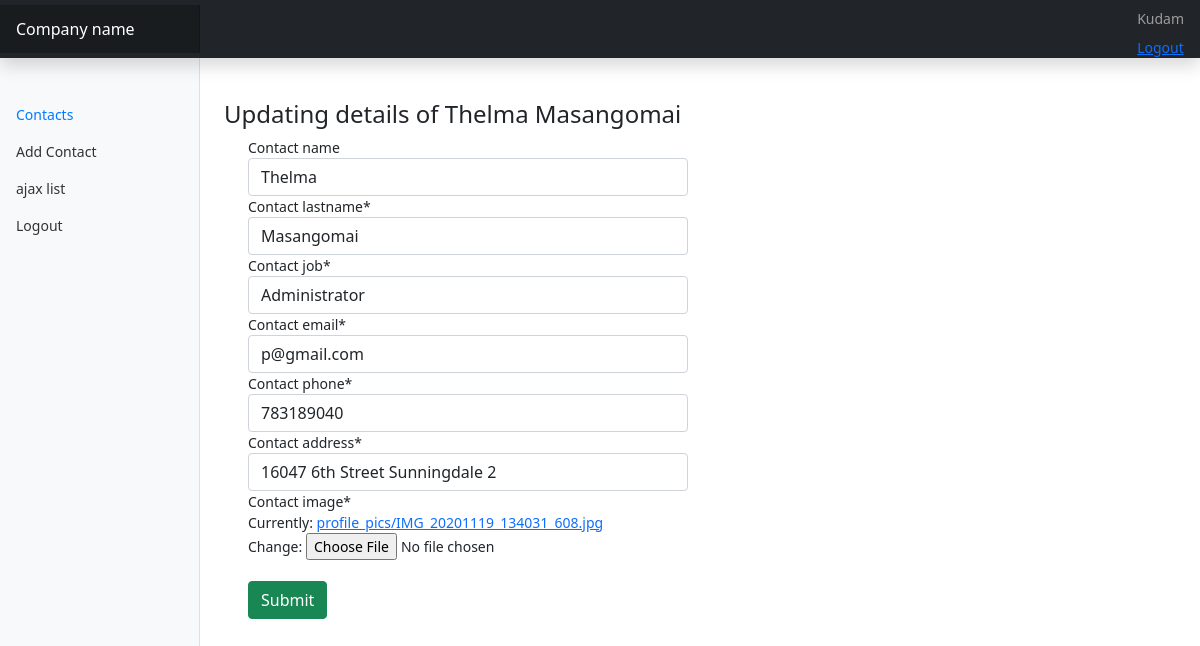
The app's page /edit_contact/2/ (signed in), older data.
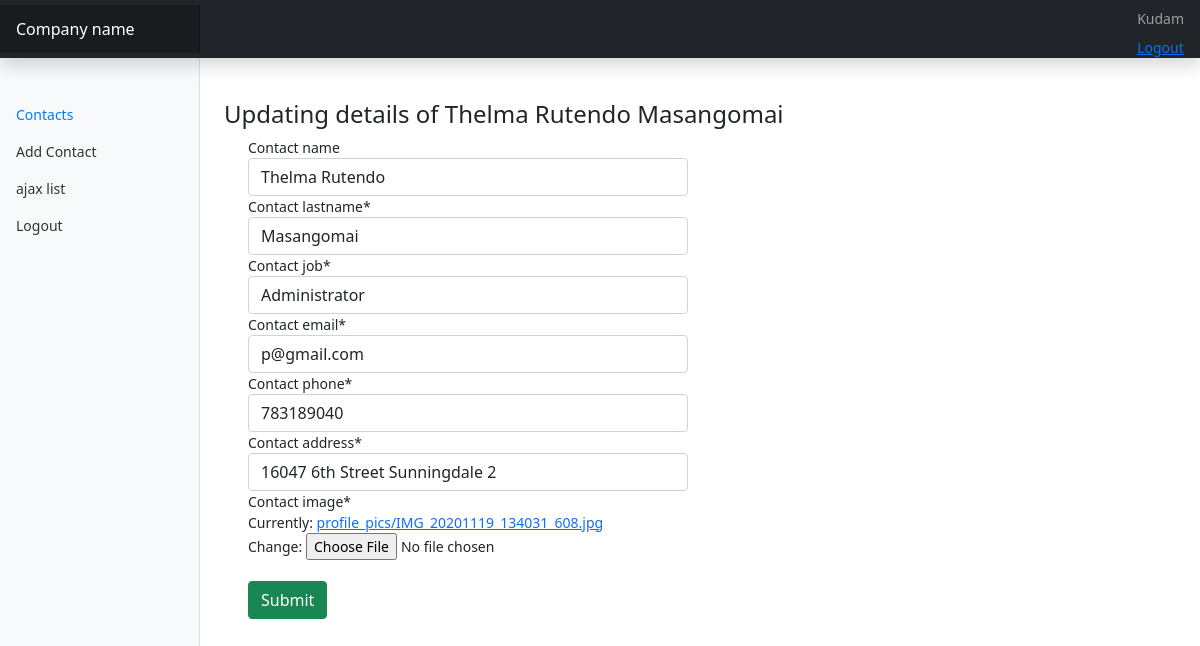
The same page, newer data.
### main/models.py (models this page shows, shortened)
class contacts(models.Model):
    userid = models.ForeignKey(User,on_delete=models.CASCADE)
    contact_name = models.CharField(max_length=100, blank=True, null=True)
    contact_lastname = models.CharField(max_length=100)
    contact_job = models.CharField(max_length=100,default='')
    contact_email = models.EmailField(max_length=100,unique=True)
    contact_phone = models.PositiveIntegerField(unique= True)
    contact_address = models.CharField(max_length=100)
    contact_image = models.ImageField(default='default.jpg' ,upload_to ='profile_pics')
    class Meta:
        ordering =['id']
    '''def clean(self):

        if self.contact_address != 'Sunningdale':
            raise ValidationError('we only want sunngindale people')
        return self.clean_data'''

### main/views.py (the view, shortened to what this page needs)
# urls.py: path('edit_contact/<int:pk>/',EditContactView.as_view(),name='edit-contact'),
class EditContactView(LoginRequiredMixin,UserPassesTestMixin,SuccessMessageMixin,UpdateView):
    model = contacts
    form_class = AddContactForm
    template_name = 'main/add-contacts.html'
    success_message = 'Contact successfully Updated'
    def test_func(self):
        contact = self.get_object()
        if self.request.user == contact.userid:
            return True
        return

### main/forms.py
class AddContactForm(forms.ModelForm):
    class Meta:
        model = contacts
        fields ='__all__'
        exclude = ['userid']

### main/templates/main/add-contacts.html (shortened to what this page needs)
{% extends "main/base/base.html" %}
{% load crispy_forms_tags %}
{% block content %}
{% if object.contact_name %}
<br><br>
<h4>Updating details of {{ object.contact_name }} {{ object.contact_lastname }}</h4>
{% else %}
<h4>Add Contact</h4>
{% endif %}
<form method="POST" enctype="multipart/form-data" autocomplete="off">
     <div class="container">
  <div class="row">
    <div class="col">
     {{ form|crispy }}
<br/>
      <button type="submit" class="btn btn-success">Submit</button>
    </div>
    <div class="col">
    </div>
  </div>
</div>
    {% endblock content %}

Row changes from the older to the newer data that the page shows:
changed contacts "Masangomai": contact_name "Thelma" → "Thelma Rutendo"
